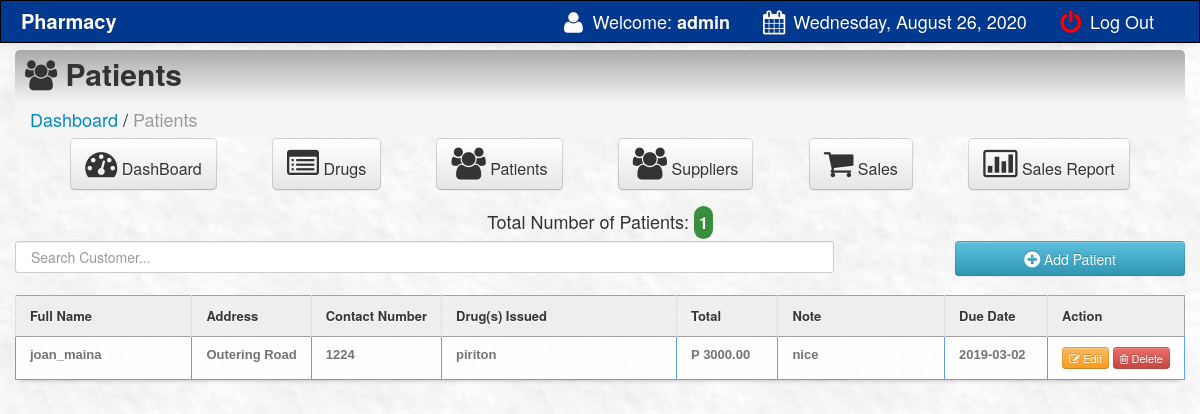
The page /main/customer.php (signed in) on the database as committed earlier.
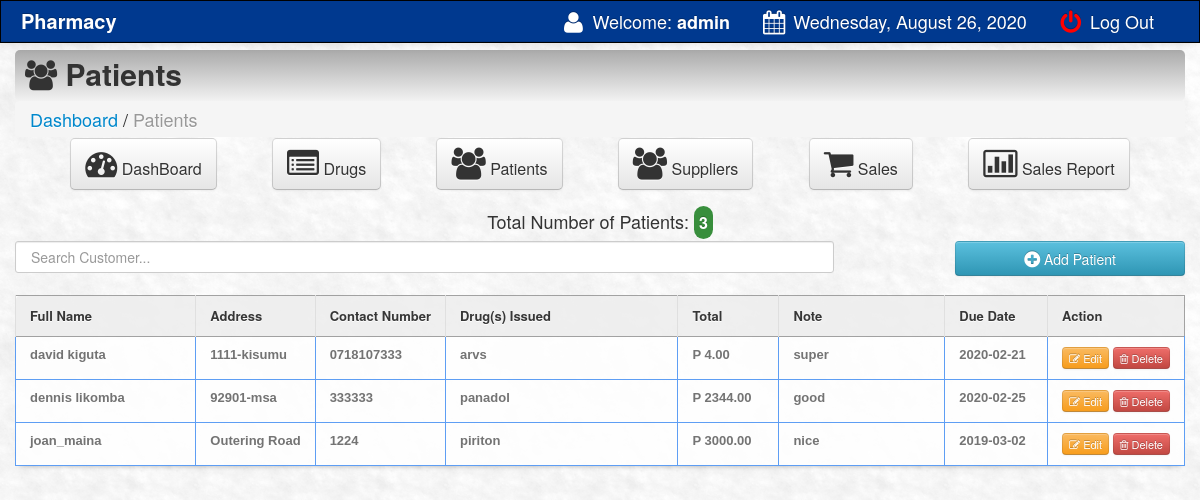
The same page on the database as committed later.
### tables this page shows
CREATE TABLE `customer` (
  `customer_id` int(11) NOT NULL,
  `customer_name` varchar(100) NOT NULL,
  `address` varchar(100) NOT NULL,
  `contact` varchar(100) NOT NULL,
  `membership_number` varchar(100) NOT NULL,
  `prod_name` varchar(550) NOT NULL,
  `expected_date` varchar(500) NOT NULL,
  `note` varchar(500) NOT NULL
);

### main/customer.php (the view, shortened to what this page needs)
<html>
<head>
<link href="css/bootstrap.css" rel="stylesheet">
<link rel="stylesheet" type="text/css" href="css/DT_bootstrap.css">
<link rel="stylesheet" href="css/font-awesome.min.css">
<link href="css/bootstrap-responsive.css" rel="stylesheet">
<link href="../style.css" media="screen" rel="stylesheet" type="text/css" />
<link href="src/facebox.css" media="screen" rel="stylesheet" type="text/css" />
</head>
<?php
function createRandomPassword()
{
	$chars = "003232303232023232023456789";
	$i = 0;
	$pass = '';
	while ($i <= 7) {
		$num = rand() % 33;
		$tmp = substr($chars, $num, 1);
		$pass = $pass . $tmp;
		$i++;
	}
	return $pass;
}
$finalcode = 'RS-' . createRandomPassword();
?>
<body>
<?php include('navfixed.php'); ?>
	<div class="container">
	<div class="contentheader">
			<i class="icon-group"></i> Patients
			</div>
			<ul class="breadcrumb">
			<li><a href="index.php">Dashboard</a></li> /
			<li class="active">Patients</li>
			</ul>
		<div class="dash-links container">
			<a  href="index.php"><button class="btn btn-default btn-large" style="float: none;"><i class="icon-dashboard icon-2x"></i> DashBoard</button></a>
			<a  href="products.php"><button class="btn btn-default btn-large" style="float: none;"><i class="icon-list-alt icon-2x"></i> Drugs</button></a>
			<a  href="customer.php"><button class="btn btn-default btn-large" style="float: none;"><i class="icon-group icon-2x"></i> Patients</button></a>
			<a  href="supplier.php"><button class="btn btn-default btn-large" style="float: none;"><i class="icon-group icon-2x"></i> Suppliers</button></a>
			<a  href="sales.php?id=cash&invoice=<?php echo $finalcode ?>"><button class="btn btn-default btn-large" style="float: none;"><i class="icon-shopping-cart icon-2x"></i> Sales</button></a>
			<a  href="salesreport.php?d1=0&d2=0"><button class="btn btn-default btn-large" style="float: none;"><i class="icon-bar-chart icon-2x"></i> Sales Report</button></a>
		</div>
	<div>
			<?php
		include('../connect.php');
		$result = $link->prepare("SELECT * FROM customer ORDER BY customer_id DESC");
		$result->execute();
		$rowcount = $result->rowcount();
		?>
				<div style="text-align:center; margin-bottom: 10px;">
				Total Number of Patients: <span style="color: #fff; font-size: 12pt; background:#388E3C; width:200px; margin: auto; padding: 5px; border-radius: 10px;" class="badge"><?php echo $rowcount; ?></span>
				</div>
	</div>
<input type="text" name="filter" style="padding:15px;" id="filter" placeholder="Search Customer..." autocomplete="off" />
<a rel="facebox" href="addcustomer.php"><Button type="submit" class="btn btn-info" style="float:right; width:230px; height:35px;" /><i class="icon-plus-sign icon-large"></i> Add Patient</button></a><br><br>
<div class="table-container">
<table class="table table-bordered" id="resultTable" data-responsive="table" style="text-align: left;">
	<thead>
		<tr>
			<th width="17%"> Full Name </th>
			<th width="10%"> Address </th>
			<th width="10%"> Contact Number</th>
			<th width="23%"> Drug(s) Issued</th>
			<th width="9%"> Total </th>
			<th width="17%"> Note </th>
			<th width="9%"> Due Date </th>
			<th width="14%"> Action </th>
		</tr>
	</thead>
	<tbody>
			<?php
		include('../connect.php');
		$result = $link->prepare("SELECT * FROM customer ORDER BY customer_id DESC");
		$result->execute();
		for ($i = 0; $row = $result->fetch(); $i++) {
			?>
			<tr class="record">
			<td><?php echo $row['customer_name']; ?></td>
			<td><?php echo $row['address']; ?></td>
			<td><?php echo $row['contact']; ?></td>
			<td><?php echo $row['prod_name']; ?></td>
			<td>P <?php echo $row['membership_number']; ?>.00</td>
			<td><?php echo $row['note']; ?></td>
			<td><?php echo $row['expected_date']; ?></td>
			<td><a  title="Click To Edit Patient" rel="facebox" href="editcustomer.php?id=<?php echo $row['customer_id']; ?>"><button class="btn btn-warning btn-mini"><i class="icon-edit"></i> Edit </button></a>
			<a href="#" id="<?php echo $row['customer_id']; ?>" class="delbutton" title="Click To Delete"><button class="btn btn-danger btn-mini"><i class="icon-trash"></i> Delete</button></a></td>
			</tr>
			<?php
	}
	?>
	</tbody>
</table>
</div>
</div>
</body>
<?php include('footer.php'); ?>
</html>

### main/navfixed.php (shortened to what this page needs)
<div class="navbar navbar-inverse navbar-fixed-top">
<div class="navbar-inner">
<div class="container-fluid">
<a class="brand" href="#"><b>Pharmacy</b></a>
<div class="nav-collapse collapse">
<ul class="nav pull-right">
<li><a><i class="icon-user icon-large"></i> Welcome:<strong> <?php echo $_SESSION['SESS_LAST_NAME']; ?></strong></a></li>
<li><a> <i class="icon-calendar icon-large"></i>
<?php
$Today = date('y:m:d', time());
$new = date('l, F d, Y', strtotime($Today));
echo $new;
?>
</a></li>
<li><a href="../index.php"><font color="red"><i class="icon-off icon-large"></i></font> Log Out</a></li>
</ul>
</div>
</div>
</div>
</div>

### main/footer.php (shortened to what this page needs)
<link href="vendors/chosen.min.css" rel="stylesheet" media="screen">

### style.css (style rules this page uses)
td a { color: rgb(21, 0, 139); color: #16A1F2; }
input { border: 1px solid #999; background: #EEEEEE; padding: 10px; box-shadow: 0 1px 2px #ddd; -moz-box-shadow: 0 1px 2px #ddd; -webkit-box-shadow: 0 1px 2px #ddd; }
#filter { width: 70%; float: left; }
div.table-container { width: 100%; overflow-x: auto; }
#resultTable { max-height: 20px; overflow-y: auto; overflow-x: auto; border-collapse: collapse; background-color: #FFFFFF; border-spacing: 0; max-width: 100%; margin: auto; border-collapse: collapse; opacity: 0.9; width: 85%; margin-bottom: 10px; white-space: nowrap; }
#resultTable { color: #666666; text-shadow: 0 1px 0 #FFFFFF; width: 100%; border: 1px solid #999999; box-shadow: 0 5px 5px -5px rgba(0, 0, 0, 0.3); margin-top: 13px; }
#resultTable thead tr th { background: none repeat scroll 0 0 #EEEEEE; color: #222222; padding: 10px 14px; text-align: left; border-top: 0 none; font-size: 13px; }
#resultTable tbody tr td { font: bold 13px 'Arial'; white-space: nowrap; overflow: hidden; text-overflow: ellipsis; text-align: left; padding: 10px 14px; border-top: 1px solid #999999; }
#resultTable td { white-space: nowrap; overflow: hidden; text-overflow: ellipsis; padding: 7px; border: #4e95f4 1px solid; }
#resultTable tr { background: #fff; }
div.dash-links { margin-top: -19px; margin-bottom: 21px; }
@media screen and (min-width: 768px) { div.dash-links { display: flex; flex-direction: row; justify-content: space-between; } }

### main/customer.php (style rules this page uses)
body { padding-top: 60px; padding-bottom: 40px; }

Rows that differ between the two databases and show on the page:
added customer: customer_name "david kiguta", address "1111-kisumu", contact "0718107333", prod_name "arvs", membership_number "4", note "super", expected_date "2020-02-21"
added customer: customer_name "dennis likomba", address "92901-msa", contact "333333", prod_name "panadol", membership_number "2344", note "good", expected_date "2020-02-25"
Other text that changed with them:
$rowcount: "1" → "3"
